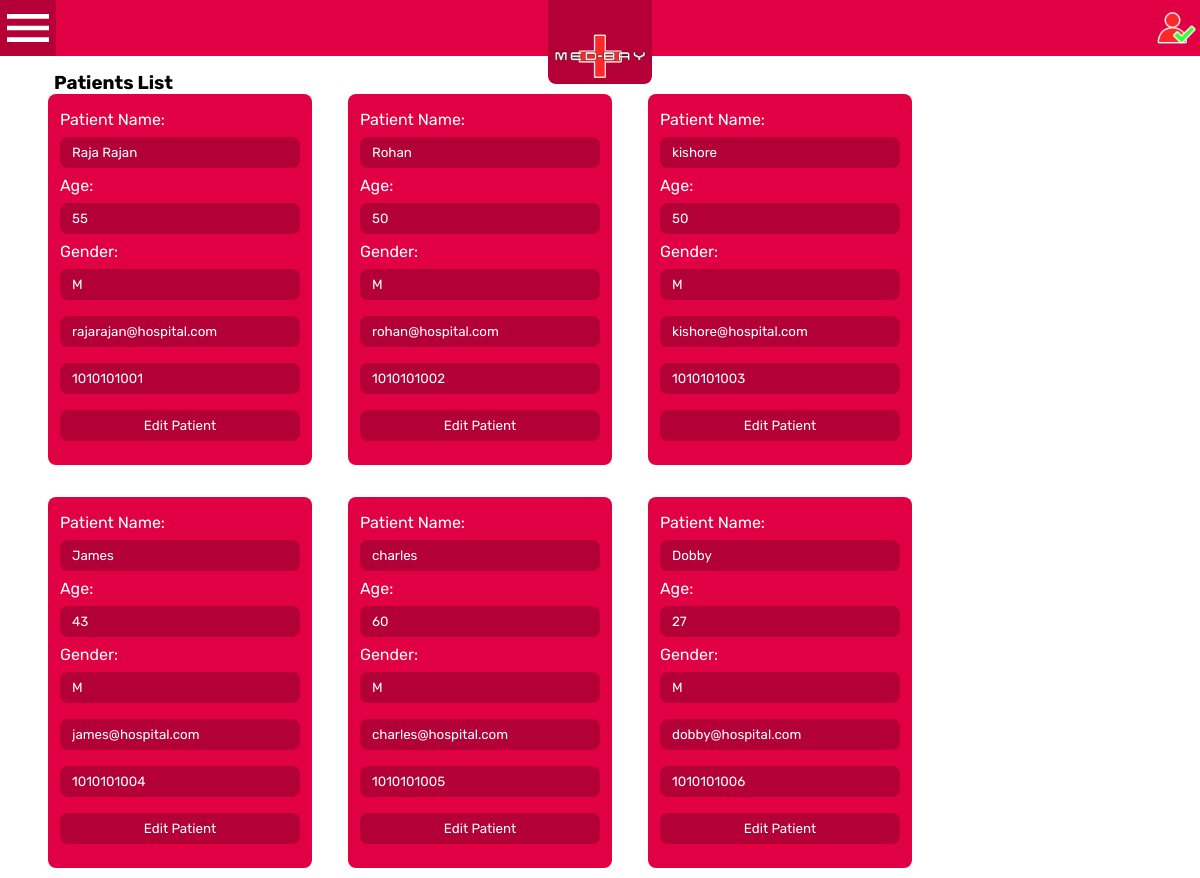
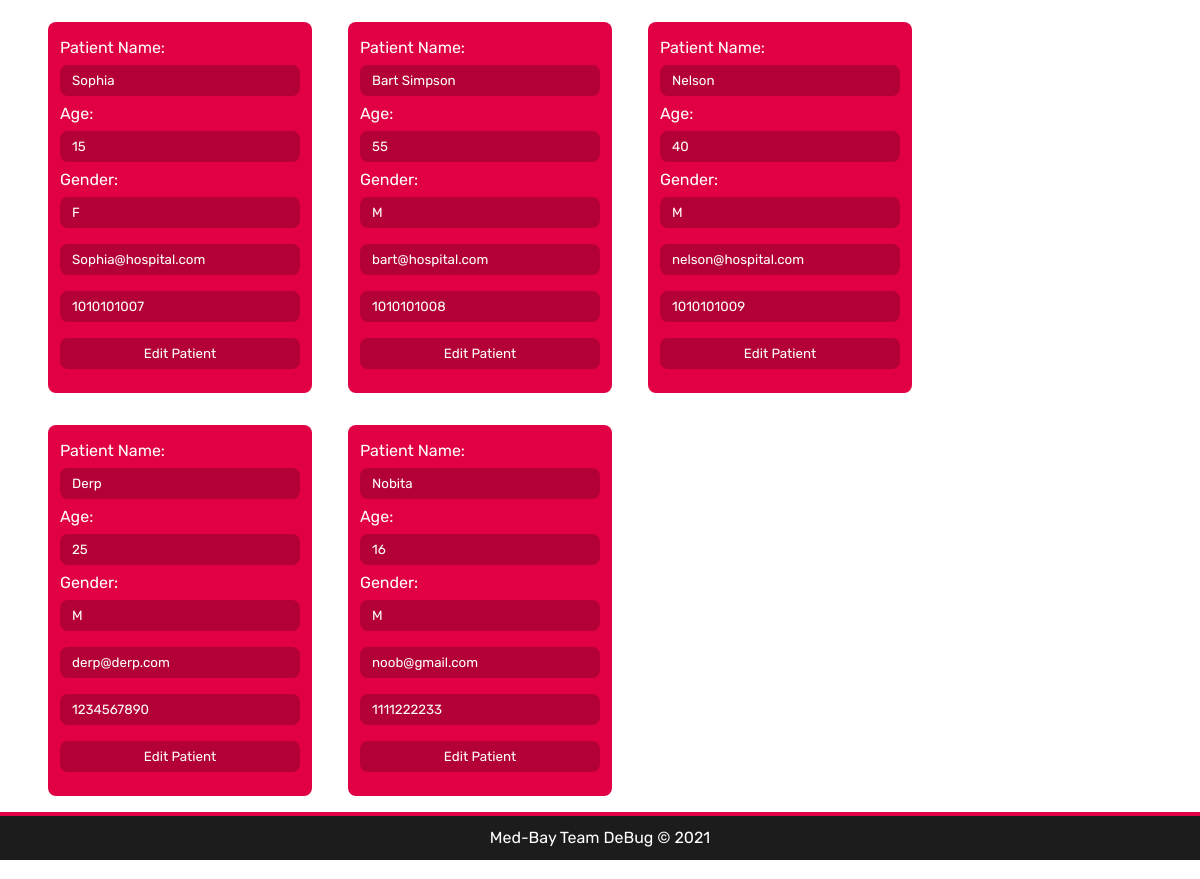
Before: /staff/list_patients (signed in) with the older database file (2 pictures, top to bottom).
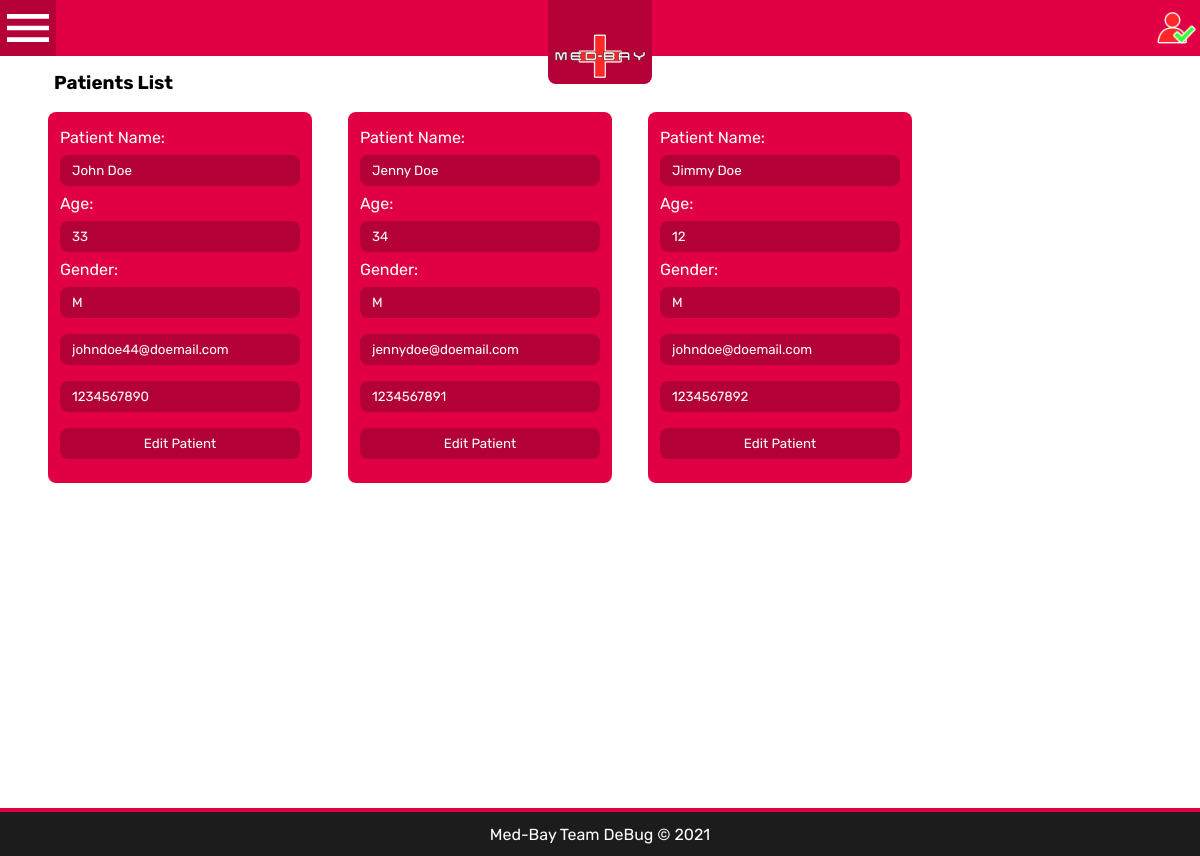
After: the same page with the newer database file.
### patients/models.py (models this page shows, shortened)
class Patient(models.Model):
    blood_types = (("A+", "A+"), ("B+", "B+"), ("O+", "O+"), ("AB+", "AB+"),
                   ("A-", "A-"), ("B-", "B-"), ("O-", "O-"), ("AB-", "AB-"))
    gender_list = (("M", "male"), ("F", "female"), ("T", "trans"))
    name = models.CharField(max_length=100)
    age = models.IntegerField()
    gender = models.CharField(max_length=20, choices=gender_list)
    blood_type = models.CharField(max_length=5, choices=blood_types)
    email = models.EmailField()
    phone = models.CharField(max_length=10, default=None)

### admins/views.py (the view)
# urls.py: path('list_patients', views.list_patients, name="list_patients"),
@login_required()
def list_patients(request):
    validate_access(request, 'a')
    patients = Patient.objects.all()
    return render(request, "admins/list_patients.html", context={'patients': patients})

### admins/utils.py (called while the page is built)
def validate_access(request, role, message=""):
    user = User.objects.get(username=request.user)
    if user.staff.role != role:
        raise PermissionDenied(message)
    return user

### admins/templates/admins/list_patients.html (shortened to what this page needs)
{%extends "template.html"%}
{% block body %}
<div class="root-container">
    <h3 class="list-title">Patients List</h3><br>
    <div class="list-container">
    {% for patient in patients %}
        <div id="{{patient.id}}" class="container" style="width: 20vw;">
            <label class="patient-detail-label">Patient Name:</label>
            <input class="item-detail" value="{{patient.name}}" readonly>
            <label class="patient-detail-label">Age:</label>
            <input class="item-detail" value="{{patient.age}}" readonly>
            <label class="patient-detail-label">Gender:</label>
            <input class="item-detail" value="{{patient.gender|upper}}" readonly>
            <input class="item-detail" value="{{patient.email}}" readonly>
            <input class="item-detail" value="{{patient.phone}}" readonly>
            <button class="item-detail" onclick="editPatient({{patient.id}})">Edit Patient</button>
        </div>
    {%endfor%}
    </div>
</div>
{%endblock%}

### admins/templates/template.html (shortened to what this page needs)
<!DOCTYPE html>
{%load static%}
<html>
    <head>
        <link rel="stylesheet" type="text/css" href="{% static 'style.css' %}">
    </head>
    <body onload="showLogo()">
        <div class="floating-bar" id="floating-bar">
            <div class="menu-bar">
                <button class="side-bar-btn" value="click" onclick="closeSidebar()">
                    <img class="side-bar-btn-icon" src="{% static 'images/menu.svg' %}" margin="0" height="100%" alt="menu">
                </button>
                <div id="logo-div">
                    <img id="logo" onclick="document.location='{% url 'red' %}'" src="{% static 'images/med-bay.png' %}" alt="med-bay logo">
                </div>
                <div class="user-btns">
                    <button id="login-btn">
                        {% if not request.user.is_authenticated %}
                        <img id="login-btn-img" onclick="location='{% url 'login' %}'" title="You are {{user}}" src="{% static 'images/user.png' %}" height="40vh" alt="user icon">
                        {% else %}
                        <img id="login-btn-img" onclick="location='{% url 'confirm_logout' %}'" title="You are {{user}}" src="{% static 'images/user_loggedin.png' %}" height="40vh" alt="logged in user icon">
                        {%endif%}
                    </button>
                </div>
            </div>
        </div>
        <div class="root-grid" id="root-grid">
            <div class="main">
                {%block body%}
                {%endblock%}
            </div>
            <div class="footer">
                <label>Med-Bay Team DeBug &copy; 2021</label>
            </div>
        </div>
    </body>
</html>

### admins/static/style.css (style rules this page uses)
:root { --header-height: 7vh; --base-red: #E00043; --darker-red: #B40036; --dark-blue: #215880; }
.list-title { color: black; margin: 2vh 2vw -2vh 2vw; }
.item-detail { color: white; background-color: RGBA(0, 0, 0, 0.2); border-style: none; padding: 1vh 1vw 1vh 1vw; margin: 1vh 0 1vh 0; border-radius: 8px; transition: all 0.25s; font-family: "Rubik" }
.root-container { margin: auto; width: 95%; height: 100%; }
.list-container { display: flex; flex-wrap: wrap; }
.container { display: grid; background-color: var(--base-red); border-radius: 8px; padding: 2vh 1vw 2vh 1vw; grid-gap: 0px; margin: 2vh 1.5vw 2vh 1.5vw; transition: all 0.3s; }
body { margin: 0; height: 100%; color: white; font-family: 'Rubik'; background-color: white; overflow-x: hidden; }
button { border-style: none; padding: 0px; margin: 0px; color: white; flex-wrap: wrap; align-content: center; justify-content: center; }
.root-grid { display: inline-grid; grid-gap: 0; height: 100%; min-height: 100vh; width: 100vw; transition: width, 1s; grid-template-rows: auto 6vh; grid-template-columns: 0% auto; background-color: transparent; grid-template-areas: 'side-bar main' 'footer footer'; }
.floating-bar { display: grid; grid-gap: 0; position: sticky; left: 0; right: 0; top: 0; height: var(--header-height); grid-template-columns: 0% auto; grid-template-areas: 'side-bar-top menu-bar'; transition: all 1s; z-index: 9999; }
.menu-bar { display: inline-flex; height: var(--header-height); background-color: var(--base-red); grid-area: menu-bar; justify-content: space-between; }
.main { background-color: transparent; grid-area: main; display: flex; flex-wrap: wrap; align-content: center; }
.footer { display: flex; background-color: #1C1C1C; grid-area: footer; border-width: 0.5vh 0px 0px 0px; border-style: solid; border-color: var(--base-red); flex-wrap: wrap; align-content: center; justify-content: center; font-size: 2vh; }
.user-btns { display: grid; grid-gap: 0px; height: var(--header-height); grid-template-columns: auto auto; }
#logo-div { height: var(--header-height); }
#logo { padding-top: 4vh; height: 6vh; border-radius: 0 0 8px 8px; background-color: var(--darker-red); border: solid 4px var(--darker-red); border-top-width: 0; transition: padding-top, 0.25s; }
.side-bar-btn { height: var(--header-height); width: var(--header-height); background-color: var(--base-red); border-style: none; padding: 0px; margin: 0px; }
#login-btn { height: var(--header-height); background-color: transparent; display: flex; flex-direction: column; }
#login-btn-img { height: var(--header-height); border-radius: 0 0 8px 8px; background-color: transparent; transition: padding-top, 0.25s; }

Changed rows visible on the page:
removed Patient: {{ patient.id }} 2 (drawn), name "Raja Rajan", age "55", gender "M", email "rajarajan@hospital.com", phone "1010101001"
removed Patient: name "Rohan", age "50", gender "M", email "rohan@hospital.com", phone "1010101002"
removed Patient: name "kishore", age "50", gender "M", email "kishore@hospital.com", phone "1010101003"
removed Patient: name "James", age "43", gender "M", email "james@hospital.com", phone "1010101004"
removed Patient: name "charles", age "60", gender "M", email "charles@hospital.com", phone "1010101005"
removed Patient: name "Dobby", age "27", gender "M", email "dobby@hospital.com", phone "1010101006"
removed Patient: name "Sophia", age "15", gender "F", email "Sophia@hospital.com", phone "1010101007"
removed Patient: name "Bart Simpson", age "55", gender "M", email "bart@hospital.com", phone "1010101008"
removed Patient: name "Nelson", age "40", gender "M", email "nelson@hospital.com", phone "1010101009"
removed Patient: name "Derp", age "25", gender "M", email "derp@derp.com", phone "1234567890"
removed Patient: name "Nobita", age "16", gender "M", email "noob@gmail.com", phone "1111222233"
added Patient: name "John Doe", age "33", gender "M", email "johndoe44@doemail.com", phone "1234567890"
added Patient: name "Jenny Doe", age "34", gender "M", email "jennydoe@doemail.com", phone "1234567891"
added Patient: name "Jimmy Doe", age "12", gender "M", email "johndoe@doemail.com", phone "1234567892"
